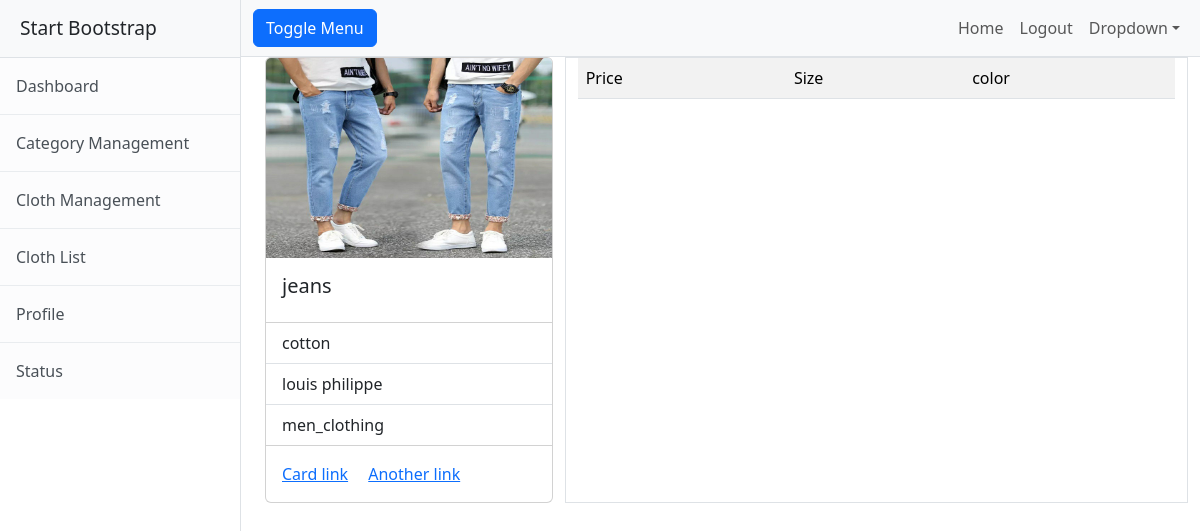
The app's page /cloths/3/ (signed in) with its own data.
### yousta/models.py (models this page shows, shortened)
class Cloths(models.Model):
    name=models.CharField(max_length=200)
    options=(
        ("linen","linen"),
        ("cotton","cotton"),
        ("satin","satin"),
        ("nylon","nylon"),
        ("polyster","polyster"),
        ("silk","silk")
    )
    material=models.CharField(max_length=200,choices=options,default="cotton")
    image=models.ImageField(upload_to="images")
    brand=models.CharField(max_length=200)
    category=models.ForeignKey(Category,null=True,on_delete=models.SET_NULL)

class Category(models.Model):
    name=models.CharField(max_length=200,unique=True)
    is_active=models.BooleanField(default=True)
    def __str__(self):
        return self.name

### yousta/views.py (the view)
# urls.py: path("cloths/<int:pk>/",ClothDetailView.as_view(),name="cloth-detail"),
@method_decorator(decs,name="dispatch")
class ClothDetailView(DetailView):
    template_name="yousta/cloth_detail.html"
    model=Cloths
    context_object_name="cloth"

### yousta/views.py (called while the page is built)
def signin_required(fn):
    def wrapper(request,*args,**kwargs):
        if not request.user.is_authenticated:
            messages.error(request,"invalid session!!!")
            return redirect("signin")
        else:
            return fn(request,*args,**kwargs)
    return wrapper

def is_admin(fn):
    def wrapper(request,*args,**Kwargs):
        if not request.user.is_superuser:
            messages.error(request,"permission denied for current user !!!")
            return redirect("signin")
        else:
           return fn(request,*args,**Kwargs)
    return wrapper

### yousta/templates/yousta/cloth_detail.html (shortened to what this page needs)
{% extends 'yousta/base.html'%}
{% block body_block%}
<div class="container">
    <div class="row">
        <div class="col-4">
            <div class="card" style="width:100%">
                <img src="{{cloth.image.url}}" class="card-img-top" alt="..." height="200px">
                <div class="card-body">
                  <h5 class="card-title">{{cloth.name}}</h5>
                </div>
                <ul class="list-group list-group-flush">
                  <li class="list-group-item">{{cloth.material}}</li>
                  <li class="list-group-item">{{cloth.brand}}</li>
                  <li class="list-group-item">{{cloth.category}}</li>
                </ul>
                <div class="card-body">
                  <a href="#" class="card-link">Card link</a>
                  <a href="#" class="card-link">Another link</a>
                </div>
              </div>
        </div>
        <div class="col-8 border boredr-dark">
           <table class="table table-striped">
            <tr>
                <td>Price</td>
                <td>Size</td>
                <td>color</td>
            </tr>
           </table>
        </div>
    </div>
</div>
{%endblock%}

### records on screen
Cloths: image (picture), name "jeans", material "cotton", brand "louis philippe", category "men_clothing"
